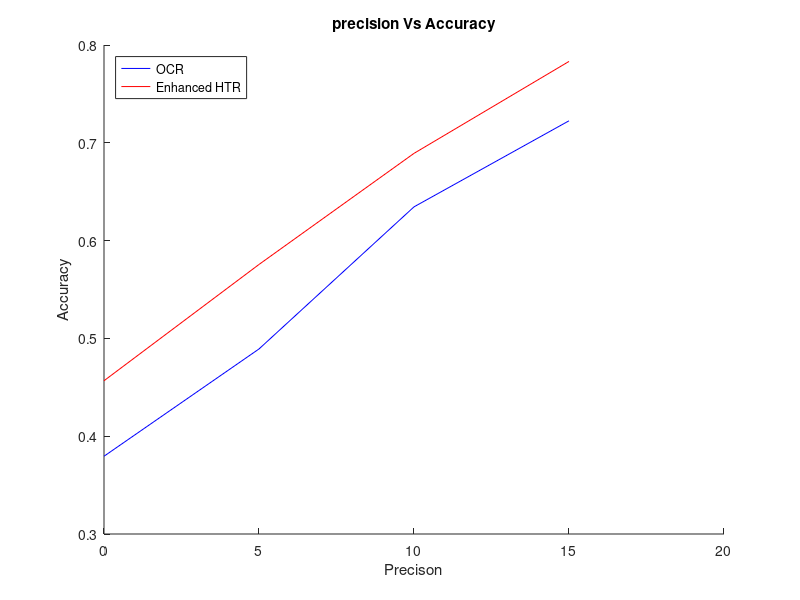

Write the MATLAB code that produced this figure.
X = [0.3795 0.4892 0.6345 0.7225]; % dependent vectors of interest
Y = [0.4567 0.5756 0.6892 0.7832];
t = [ 0 5 10 15]; % independent vector
figure(4)
hold on % allow all vectors to be plotted in same
 % figure
plot(t, X, 'blue', t, Y, 'red')
title('precision Vs Accuracy') % title
ylabel('Accuracy') % label for y axis
xlabel('Precison') % label for x axis
legend('OCR', 'Enhanced HTR')
legend('Location','NorthWest') % move legend to upper left